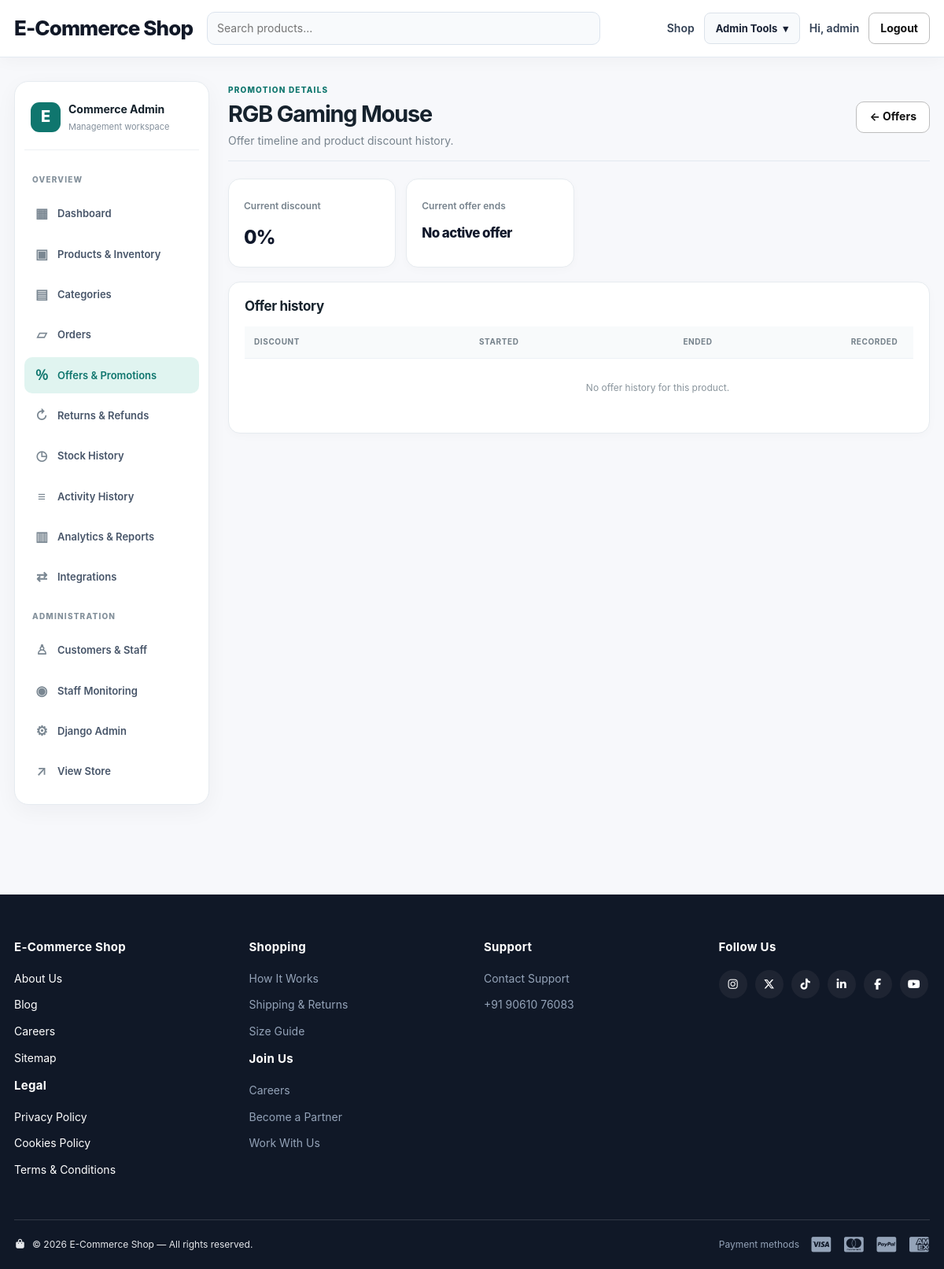
Screenshot of /dashboard/offers/product/1/ (signed in) with the database file from the repository.
### products/models.py (models this page shows, shortened)
class Product(models.Model):
    category = models.ForeignKey(
        Category,
        on_delete=models.CASCADE,
        related_name='products'
    )
    name = models.CharField(max_length=200)
    description = models.TextField()
    price = models.DecimalField(max_digits=10, decimal_places=2)
    discount_percent = models.PositiveSmallIntegerField(default=0)
    discount_ends_at = models.DateTimeField(null=True, blank=True)
    image = models.ImageField(upload_to='products/', blank=True, null=True)
    stock = models.PositiveIntegerField(default=0)
    is_available = models.BooleanField(default=True)
    is_returnable = models.BooleanField(default=False)
    is_replaceable = models.BooleanField(default=False)
    created_at = models.DateTimeField(auto_now_add=True)
    updated_at = models.DateTimeField(auto_now=True)
    vector_data = models.JSONField(default=dict, blank=True)
    rating_average = models.DecimalField(max_digits=3, decimal_places=2, default=0)
    rating_count = models.PositiveIntegerField(default=0)

### dashboard/views.py (the view)
# urls.py: path('offers/product/<int:product_id>/', views.dashboard_offer_detail, name='offer_detail'),
@staff_member_required
def dashboard_offer_detail(request, product_id):
    product = get_object_or_404(Product.objects.select_related('category'), id=product_id)
    offer_history = ProductOfferHistory.objects.filter(product=product).order_by('recorded_at')
    page_obj = Paginator(offer_history, 12).get_page(request.GET.get('page'))
    return render(request, 'dashboard/product_offer_detail.html', {
        'active': 'offers',
        'product': product,
        'offer_history': page_obj.object_list,
        'page_obj': page_obj,
        'now': timezone.now(),
    })

### cart/context_processors.py (called while the page is built)
def cart_count(request):
    if not request.user.is_authenticated:
        return {'cart_count': 0}
    from .models import Cart
    cart = Cart.objects.filter(user=request.user).first()
    if not cart:
        return {'cart_count': 0}
    cart_items = cart.items.all()
    return {
        'cart_count': sum(item.quantity for item in cart_items),
        'cart_product_ids': list(cart_items.values_list('product_id', flat=True)),
    }

### storeextras/actor_context.py (called while the page is built)
    def __call__(self, request):
        token = _current_actor.set(getattr(request, 'user', None))
        try:
            return self.get_response(request)
        finally:
            _current_actor.reset(token)

### templates/dashboard/product_offer_detail.html
{% extends "dashboard/base.html" %}
{% block dashboard_content %}<div class="section-head"><div><span class="dash-eyebrow">PROMOTION DETAILS</span><h1>{{ product.name }}</h1><p>Offer timeline and product discount history.</p></div><a class="btn btn-outline" href="{% url 'dashboard:product_offers' %}">← Offers</a></div><div class="stat-cards"><div class="stat-card"><div class="stat-card-label">Current discount</div><div class="stat-card-value">{{ product.discount_percent }}%</div></div><div class="stat-card"><div class="stat-card-label">Current offer ends</div><div class="stat-card-value dash-stat-small">{{ product.discount_ends_at|date:"d M Y"|default:"No active offer" }}</div></div></div><div class="dash-panel"><h2>Offer history</h2><div class="table-scroll"><table class="dashboard-table"><thead><tr><th>Discount</th><th>Started</th><th>Ended</th><th>Recorded</th></tr></thead><tbody>{% for offer in offer_history %}<tr><td>{{ offer.discount_percent }}%</td><td>{{ offer.started_at|date:"d M Y" }}</td><td>{{ offer.ends_at|date:"d M Y" }}</td><td>{{ offer.recorded_at|date:"d M Y, H:i" }}</td></tr>{% empty %}<tr><td colspan="4" class="dash-empty">No offer history for this product.</td></tr>{% endfor %}</tbody></table></div></div>{% include "includes/pagination.html" with page_obj=page_obj %}
{% endblock %}

### templates/base.html (shortened to what this page needs)
{% load static %}
<!DOCTYPE html>
<html lang="en">
<head>
    <link rel="stylesheet" href="{% static 'css/style.css' %}?v=20261102_filtercard">
    <link rel="stylesheet" href="https://cdnjs.cloudflare.com/ajax/libs/font-awesome/7.0.1/css/all.min.css"
>
</head>
<body>
<header class="navbar">
    <div class="container nav-inner">
        <a class="brand" href="{% url 'products:home' %}">E-Commerce Shop</a>
        <form class="nav-search" method="get" action="{% url 'products:home' %}">
            <input type="search" name="q" placeholder="Search products..." value="{{ request.GET.q }}">
        </form>
        <nav class="nav-links">
            <a href="{% url 'products:home' %}">Shop</a>
            {% if user.is_authenticated %}
                {% if user.is_staff %}
                    <details class="nav-dropdown">
                        <summary aria-label="Open admin tools">Admin Tools <span aria-hidden="true">▾</span></summary>
                    </details>
                {% endif %}
                <a class="hide-mobile" href="{% url 'profile' %}">Hi, {{ user.username }}</a>
                <form method="post" action="{% url 'logout' %}" style="display:inline">
                    <button class="btn btn-outline" type="submit">Logout</button>
                </form>
            {% else %}
                <a href="{% url 'login' %}">Login</a>
                <a class="btn btn-primary" href="{% url 'register' %}">Sign Up</a>
            {% endif %}
        </nav>
    </div>
</header>
<main>
{% block content %}{% endblock %}
</main>
<footer class="site-footer">
    <div class="container footer-top">
        <div class="footer-col footer-white">
            <h4>E-Commerce Shop</h4>
            <a href="#">About Us</a>
            <a href="#">Blog</a>
            <a href="#">Careers</a>
            <a href="#">Sitemap</a>
            <h4 class="footer-subhead">Legal</h4>
            <a href="#">Privacy Policy</a>
            <a href="#">Cookies Policy</a>
            <a href="#">Terms &amp; Conditions</a>
        </div>
        <div class="footer-col">
            <h4>Shopping</h4>
            <a href="{% url 'products:home' %}">How It Works</a>
            <a href="#">Shipping &amp; Returns</a>
            <a href="#">Size Guide</a>
            <h4 class="footer-subhead">Join Us</h4>
            <a href="#">Careers</a>
            <a href="#">Become a Partner</a>
            <a href="#">Work With Us</a>
        </div>
        <div class="footer-col">
            <h4>Support</h4>
            <a href="#">Contact Support</a>
            <a href="#"> +91 90610 76083</a>
        </div>
        <div class="footer-col">
            <h4 class="footer-subhead">Follow Us</h4>
            <div class="footer-social">
                <a href="#" aria-label="Instagram"><i class="fa-brands fa-instagram"></i></a>
                <a href="#" aria-label="Twitter"><i class="fa-brands fa-x-twitter"></i></a>
                <a href="#" aria-label="TikTok"><i class="fa-brands fa-tiktok"></i></a>
                <a href="#" aria-label="LinkedIn"><i class="fa-brands fa-linkedin-in"></i></a>
                <a href="#" aria-label="Facebook"><i class="fa-brands fa-facebook-f"></i></a>
                <a href="#" aria-label="YouTube"><i class="fa-brands fa-youtube"></i></a>
            </div>
        </div>
    </div>
    <div class="container footer-bottom">
        <p class="footer-copyright">
            <i class="fa-solid fa-bag-shopping"></i>
            &copy; {% now "Y" %} E-Commerce Shop — All rights reserved.
        </p>
        <div class="footer-payments">
            <span class="footer-payments-label">Payment methods</span>
            <i class="fa-brands fa-cc-visa"></i>
            <i class="fa-brands fa-cc-mastercard"></i>
            <i class="fa-brands fa-cc-paypal"></i>
            <i class="fa-brands fa-cc-amex"></i>
        </div>
    </div>
</footer>
</body>
</html>

### rows the page displays
Product: name "RGB Gaming Mouse", discount_percent "0", discount_ends_at "No active offer"

### other values shown
{{ user.username }} "admin"
